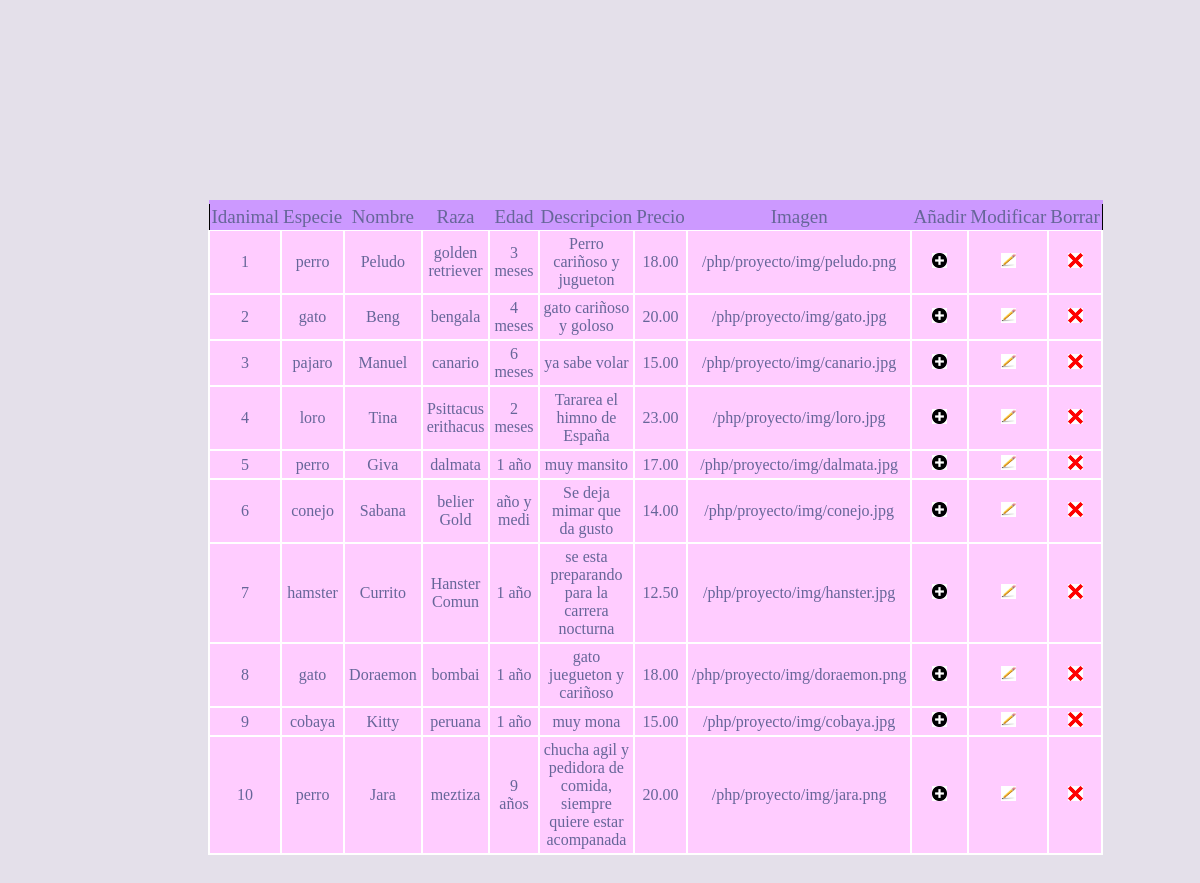
/PHP/adanimal.php, run on an earlier commit of the app's database.
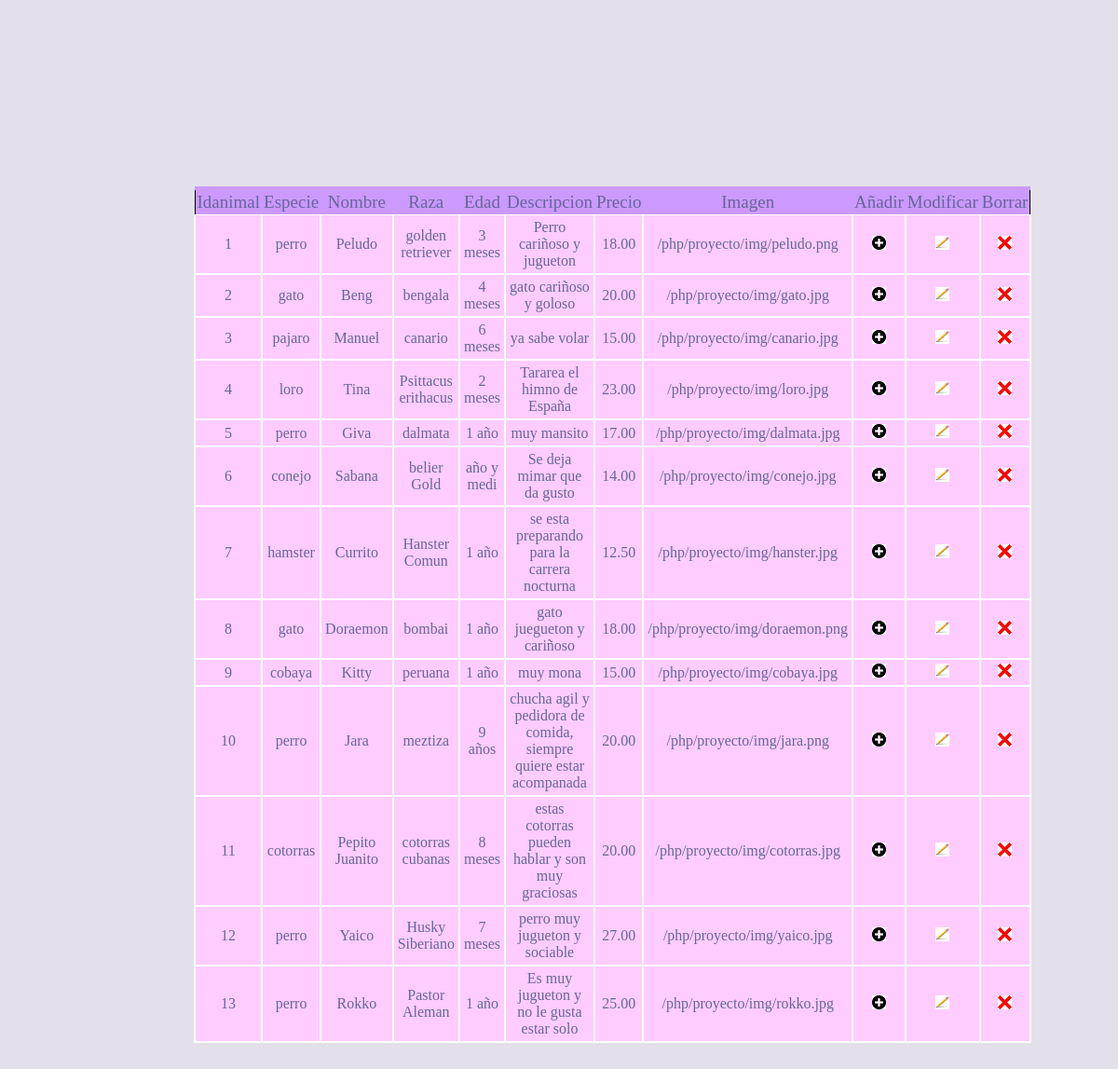
And on a later commit of the database.
### tables this page shows
create table animal
(
    idanimal        int auto_increment not null,
    especie      	varchar(20),
    nombre	      	varchar(25),
    raza  			varchar(50),
    edad			varchar(10),
    descripcion		varchar(500),
    precio      	decimal(5,2),
    imagen			varchar(500),
    primary key(idanimal)
 );

### PHP/adanimal.php (the view, shortened to what this page needs)
<!DOCTYPE html>
<html lang="en">
  <head>
    <link rel="stylesheet" href="css/tablas.css">
  </head>
  <body>
    <?php
       include_once "conec.php";
      if ($result = $connection->query("SELECT * FROM animal;")) {
            if ($result){
            echo "<table style='border:1px solid black;'>";
            echo "<thead>";
            echo "<tr>";
            echo "<th>Idanimal</th>";
            echo "<th>Especie</th>";
            echo "<th>Nombre</th>";
            echo "<th>Raza</th>";
            echo "<th>Edad</th>";
            echo "<th>Descripcion</th>";
            echo "<th>Precio</th>";
            echo "<th>Imagen</th>";
            echo "<th>Añadir</th>";
            echo "<th>Modificar</th>";
            echo "<th>Borrar</th>";
            echo "</thead>";
          }
      ?>
      <?php
          while($obj = $result->fetch_object()) {
              echo "<tr>";
              echo "<td>".$obj->idanimal."</td>";
              echo "<td>".$obj->especie."</td>";
              echo "<td>".$obj->nombre."</td>";
              echo "<td>".$obj->raza."</td>";
              echo "<td>".$obj->edad."</td>";
              echo "<td>".$obj->descripcion."</td>";
              echo "<td>".$obj->precio."</td>";
              echo "<td>".$obj->imagen."</td>";
              echo "<td><a href='añadirani.php?id=".$obj->idanimal."'><img src='img/añadir.png' width='15px' height='15px'/></a></td>";
              echo "<td><a href='editarani.php?id=".$obj->idanimal."'><img src='img/modificar.jpg' width='15px'height='15px'/></a></td>";
              echo "<td><a href='borrarani.php?id=".$obj->idanimal."'><img src='img/borrar.png' width='15px' height='15px'/></a></td>";
              echo "</tr>";
          }
      }
    ?>
  </body>
</html>

What changed in the data, as far as the page shows it:
added animal: idanimal "11", especie "cotorras", nombre "Pepito Juanito", raza "cotorras cubanas", edad "8 meses", descripcion "estas cotorras pueden hablar y son muy graciosas", precio "20.00", imagen "/php/proyecto/img/cotorras.jpg"
added animal: idanimal "12", especie "perro", nombre "Yaico", raza "Husky Siberiano", edad "7 meses", descripcion "perro muy jugueton y sociable", precio "27.00", imagen "/php/proyecto/img/yaico.jpg"
added animal: idanimal "13", especie "perro", nombre "Rokko", raza "Pastor Aleman", edad "1 año", descripcion "Es muy jugueton y no le gusta estar solo", precio "25.00", imagen "/php/proyecto/img/rokko.jpg"
